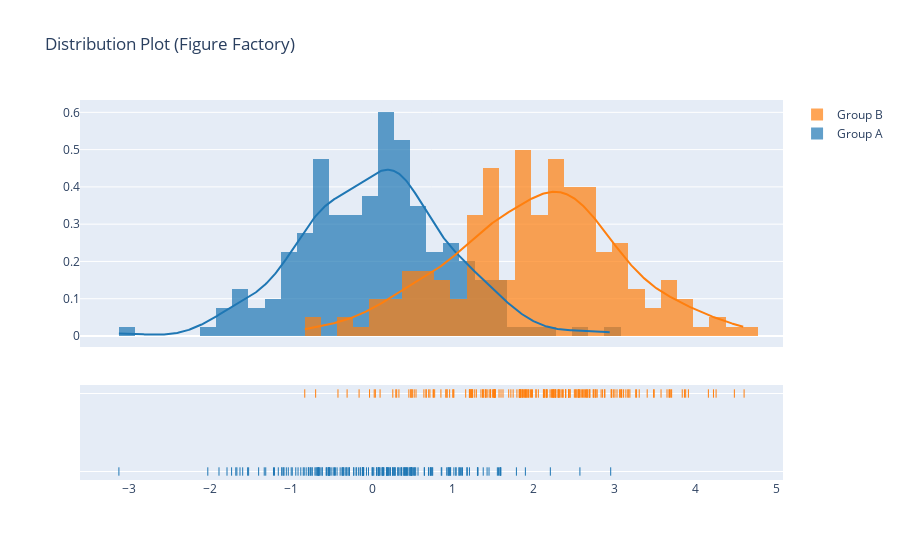

This figure's notebook cell:
### Markdown cell above
#### Creating a distribution plot such as Histograms

### Code cell
x1 = np.random.normal(0, 1, 200)
x2 = np.random.normal(2, 1, 200)
hist_data = [x1, x2]
group_labels = ['Group A', 'Group B']

figh = ff.create_distplot(hist_data, group_labels, bin_size=[.2, .2])
figh.update_layout(title='Distribution Plot (Figure Factory)')
figh.show()

### Figure 1 — Plotly figure (JSON) as saved in the notebook; plotly's stock layout.template omitted (floating-point values rounded to 4 significant figures; data arrays with more than 128 entries replaced by an {"elided": "..."} marker saying what was removed)
{"data": [{"histnorm": "probability density", "legendgroup": "Group A", "marker": {"color": "rgb(31, 119, 180)"}, "name": "Group A", "opacity": 0.7, "type": "histogram", "x": {"elided": "200 float values"}, "xaxis": "x", "xbins": {"end": 2.949, "size": 0.2, "start": -3.129}, "yaxis": "y"}, {"histnorm": "probability density", "legendgroup": "Group B", "marker": {"color": "rgb(255, 127, 14)"}, "name": "Group B", "opacity": 0.7, "type": "histogram", "x": {"elided": "200 float values"}, "xaxis": "x", "xbins": {"end": 4.598, "size": 0.2, "start": -0.8319}, "yaxis": "y"}, {"legendgroup": "Group A", "marker": {"color": "rgb(31, 119, 180)"}, "mode": "lines", "name": "Group A", "showlegend": false, "type": "scatter", "x": {"elided": "500 float values"}, "xaxis": "x", "y": {"elided": "500 float values"}, "yaxis": "y"}, {"legendgroup": "Group B", "marker": {"color": "rgb(255, 127, 14)"}, "mode": "lines", "name": "Group B", "showlegend": false, "type": "scatter", "x": {"elided": "500 float values"}, "xaxis": "x", "y": {"elided": "500 float values"}, "yaxis": "y"}, {"legendgroup": "Group A", "marker": {"color": "rgb(31, 119, 180)", "symbol": "line-ns-open"}, "mode": "markers", "name": "Group A", "showlegend": false, "type": "scatter", "x": {"elided": "200 float values"}, "xaxis": "x", "y": {"elided": "200 str values"}, "yaxis": "y2"}, {"legendgroup": "Group B", "marker": {"color": "rgb(255, 127, 14)", "symbol": "line-ns-open"}, "mode": "markers", "name": "Group B", "showlegend": false, "type": "scatter", "x": {"elided": "200 float values"}, "xaxis": "x", "y": {"elided": "200 str values"}, "yaxis": "y2"}], "layout": {"autosize": true, "barmode": "overlay", "hovermode": "closest", "legend": {"traceorder": "reversed"}, "title": {"text": "Distribution Plot (Figure Factory)"}, "xaxis": {"anchor": "y2", "autorange": true, "domain": [0, 1], "range": [-3.598, 5.067], "type": "linear", "zeroline": false}, "yaxis": {"anchor": "free", "autorange": true, "domain": [0.35, 1], "position": 0, "range": [-0.02954, 0.6331], "type": "linear"}, "yaxis2": {"anchor": "x", "autorange": true, "domain": [0, 0.25], "dtick": 1, "range": [-0.1818, 1.182], "showticklabels": false, "type": "category"}}}
